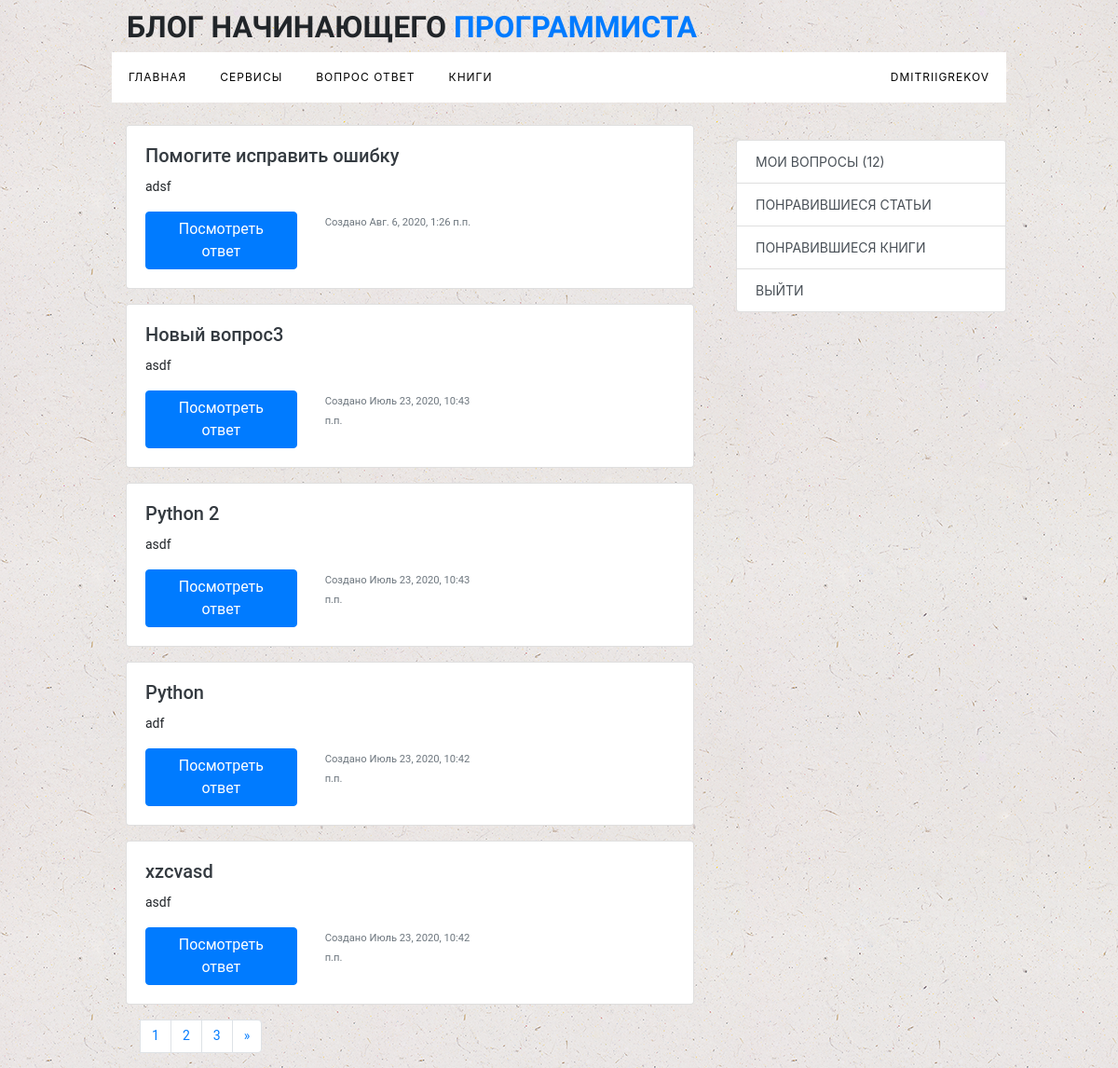
Before: /accounts/my_questions/ (signed in) with the older database file.
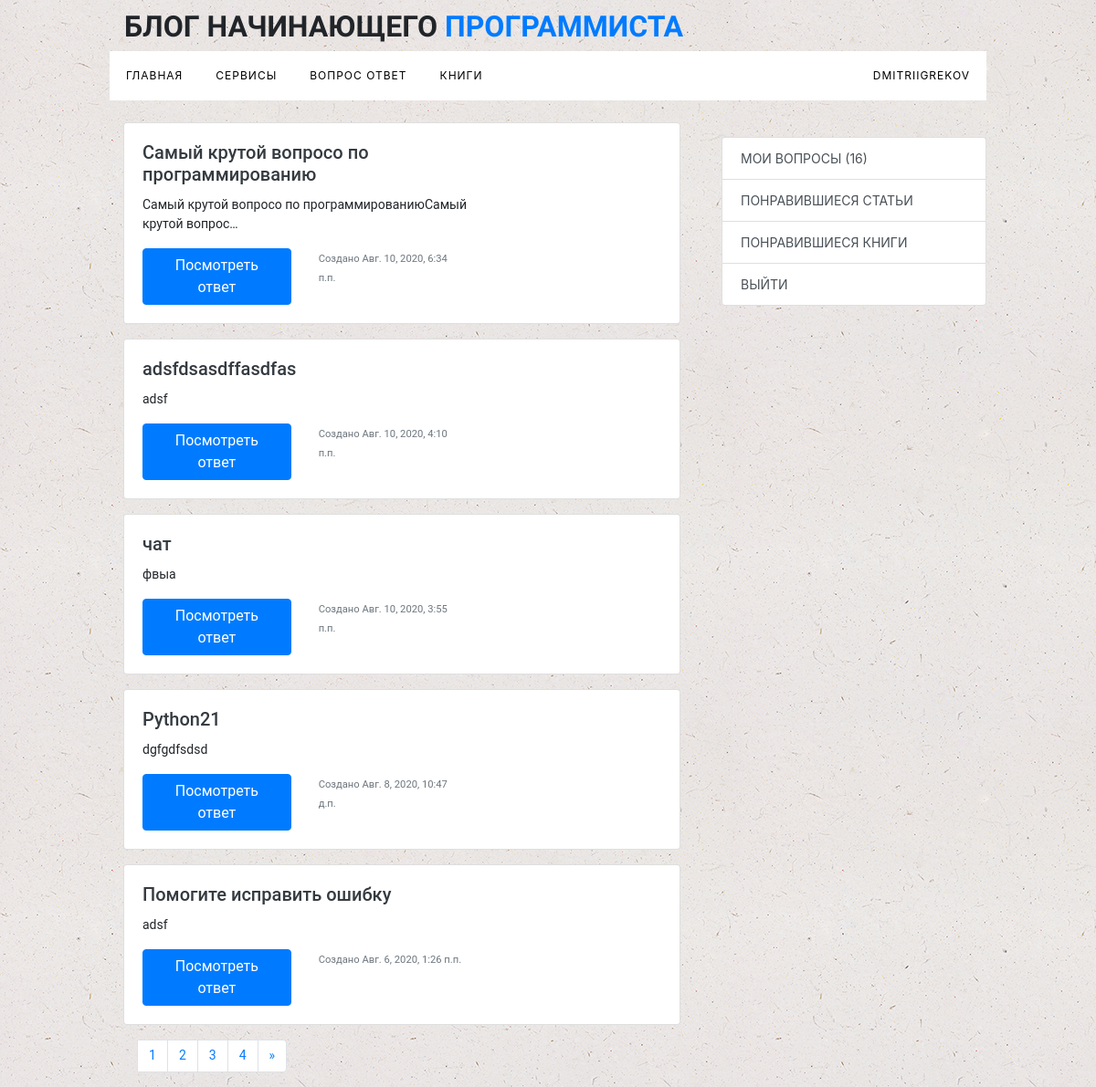
After: the same page with the newer database file.
### questions/models.py (models this page shows, shortened)
class QuestionsModel(models.Model):
    title = models.CharField(max_length = 250)
    name = models.CharField(max_length = 100,default='None',blank=True)
    email = models.EmailField()
    question = models.TextField(verbose_name = 'Вопрос')
    publish = models.DateTimeField(auto_now_add = True)
    answer = models.TextField(blank = True)
    slug = models.SlugField(unique = True)
    question_image = models.ImageField(upload_to='images/',blank = True)
    user = models.ForeignKey(User,on_delete=models.CASCADE,related_name='questions')
    class Meta:
        verbose_name = 'Вопрос'
        verbose_name_plural = 'Вопросы'
        ordering = ('-publish',)
    tags = TaggableManager(verbose_name='Ключевые слова')
    def get_absolute_url(self):
        return reverse('questions:question_details',args = [self.slug])

### accounts/views.py (the view)
# urls.py: path('my_questions/',views.my_questions,name='my_questions'),
def my_questions(request):
    if request.user.is_authenticated:
        questions=request.user.questions.all()
        paginator = Paginator(questions,5)
        page = request.GET.get('page')
        try:
            questions= paginator.page(page)
        except PageNotAnInteger:
            questions= paginator.page(1)
        except EmptyPage:
            questions= paginator.page(paginator.num_pages)
        return render(request,'register/my_questions.html',{'questions':questions})

### context_processors/main_menu.py (called while the page is built)
def main(request):
    services =  ServiceModel.objects.all()
    if request.user.is_authenticated:
        user_question =request.user.questions.all()
        return {'services':services,'user_question':user_question}
    return {'services':services}

### services/models.py (called while the page is built)
    def get_absolute_url(self):
        return reverse('service:services',  args = [self.slug])

### accounts/templates/register/my_questions.html (shortened to what this page needs)
{% extends 'blog/base.html'%}
{% block content %}
<div class="row">
			<div class="col-lg-8 main-content">
                <div class='container-fluid'>
                <ul>
                    {% if questions%}
                    {% for question in questions%}
                <li class='main-item mb-3'>
						<div class="card mb-3">
                         <div class="row">
                           <div class="col-md-8">
                             <div class="card-body">
                                 <a href="{{question.get_absolute_url}}" class='text-dark item-url'><h5 class="card-title mb-0">{{question.title}}</h5></a>
                                 <p class="card-text">{{question.question|truncatechars:60}}</p>
                               <div class="row">
                               	<div class="col-lg-6">
                                    <a class='btn btn-primary' href="{{question.get_absolute_url}}" style='text-decoration: none;color:#fff;'>Посмотреть ответ</a>
                               	</div>
                               	<div class="col-lg-6">
                                    <p class="card-text"><small class="text-muted">Создано {{question.publish}}</small></p>
                               	</div>
                               </div>
                             </div>
                           </div>
                         </div>
                       </div>
					</li>
                    {%endfor%}
                </ul>
        {% include 'blog/pagination.html' with page=questions%}
                {% else%}
                <h3 class='card-text'>Постов еще нет</h3>
{% endif %}
            			</div>
                </div>
			<div class="col-lg-4 mb-3 main-sidebar">
								<div class="list-group sticky-top mt-3">
          <a class = 'list-group-item list-group-item-action'href="{% url 'accounts:my_questions'%}">Мои вопросы {% with user_question.count as questions%} ({{questions}}){% endwith%} </a>
          <a class = 'list-group-item list-group-item-action'href="{% url 'accounts:favourite_articles'%}">Понравившиеся статьи</a>
          <a class = 'list-group-item list-group-item-action'href="{% url 'accounts:favourite_books'%}">Понравившиеся книги</a>
          <a class = 'list-group-item list-group-item-action'href="{% url 'logout'%}">Выйти</a>
                </div>
			</div>
		</div>
        {% endblock%}

Changed rows visible on the page:
no longer on this page (row unchanged): QuestionsModel: title "Новый вопрос3", question "asdf", publish "Июль 23, 2020, 10:43 п.п."
no longer on this page (row unchanged): QuestionsModel: title "Python 2", question "asdf", publish "Июль 23, 2020, 10:43 п.п."
no longer on this page (row unchanged): QuestionsModel: title "Python", question "adf", publish "Июль 23, 2020, 10:42 п.п."
no longer on this page (row unchanged): QuestionsModel: title "xzcvasd", question "asdf", publish "Июль 23, 2020, 10:42 п.п."
added QuestionsModel: title "Самый крутой вопросо по программированию", question "Самый крутой вопросо по программированиюСамый крутой вопрос…", publish "Авг. 10, 2020, 6:34 п.п."
added QuestionsModel: title "adsfdsasdffasdfas", question "adsf", publish "Авг. 10, 2020, 4:10 п.п."
added QuestionsModel: title "чат", question "фвыа", publish "Авг. 10, 2020, 3:55 п.п."
added QuestionsModel: title "Python21", question "dgfgdfsdsd", publish "Авг. 8, 2020, 10:47 д.п."
Other visible differences:
{{ questions }}: "12" → "16"
new list line: "4"
